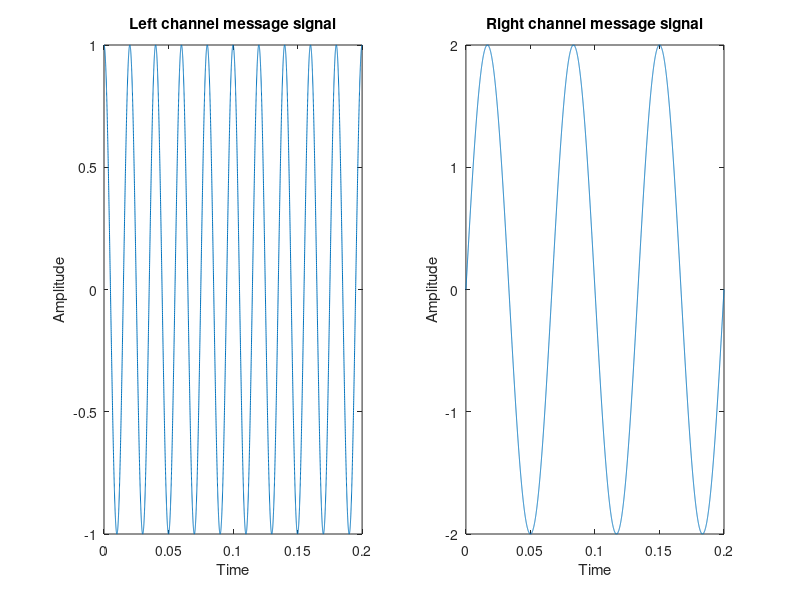
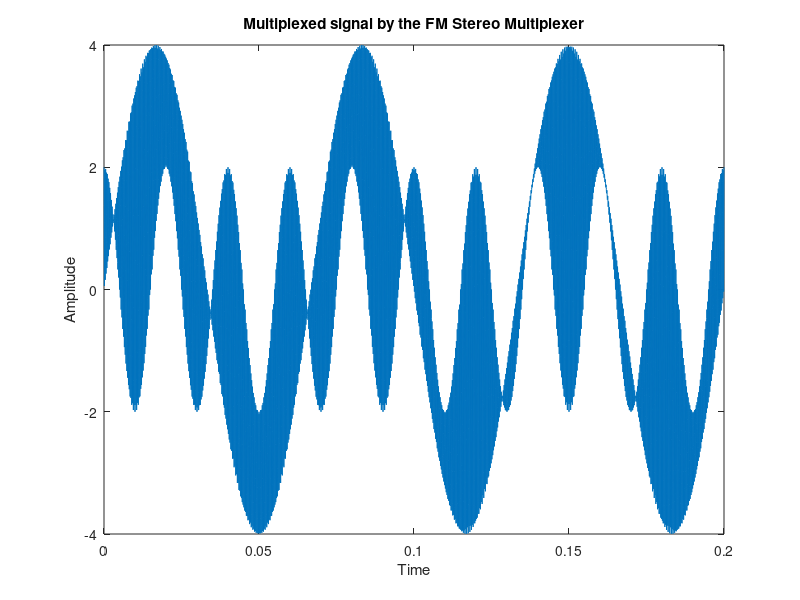
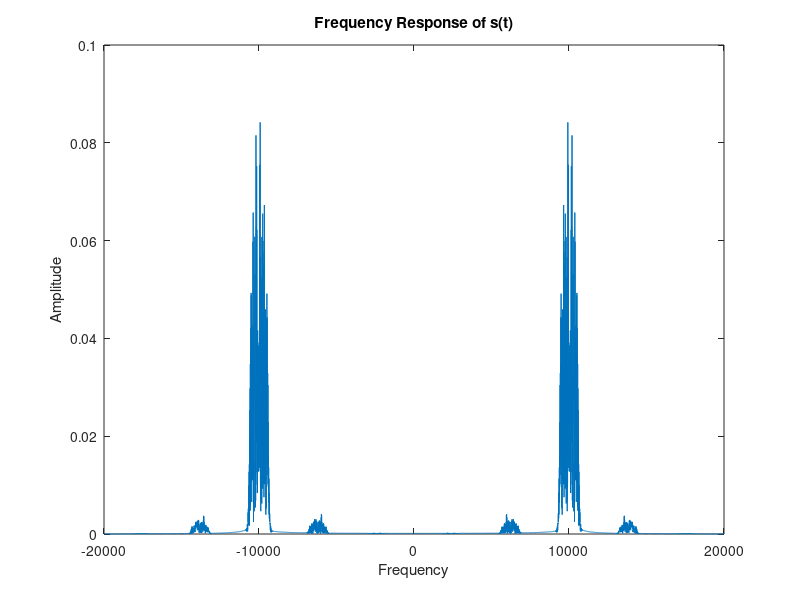

These figures' MATLAB source, in order: (Note: this script raises an error after producing the figures.)
f1 = 50;
f2 = 15;
Fs = 40000;
d = 0.2;
t = 0:1/Fs:d;
fc1 = 3800;
kf = 200;
ml = cos(2*pi*f1*t);
mr = 2*sin(2*pi*f2*t);
c = cos(2*pi*fc1*t);
N = 8001;
fc2 = 10000;

figure(1)
subplot(121)
plot(t,ml)
title('Left channel message signal')
xlabel('Time')
ylabel('Amplitude')

subplot(122)
plot(t,mr)
title('Right channel message signal')
xlabel('Time')
ylabel('Amplitude')

m = (ml+mr) + ((ml-mr).*c)

figure(2)
plot(t,m)
title('Multiplexed signal by the FM Stereo Multiplexer')
xlabel('Time')
ylabel('Amplitude')

s = cos(2*pi*fc2*t + (2*pi*kf*1/Fs*cumsum(m)));

w = linspace(-Fs/2,Fs/2,N);
s_fft = fft(s,N);

figure(3)
plot(w,abs(fftshift(s_fft))/N)
title('Frequency Response of s(t)')
xlabel('Frequency')
ylabel('Amplitude')

mdemod = fmdemod(s,fc2,Fs,kf);

figure(4)
plot(t,mdemod)
title('Demodulated s(t) (the result is the m(t))')
xlabel('Time')
ylabel('Amplitude')


[bl1,al1] = butter(5,(f1+f2)/20000,"low");
m_l = filter(bl1,al1,m);

[bnb1,anb1] = butter(5,[1900/20000,6900/20000],"stop")
m_narrow1 = filter(bnb1,anb1,m)

[bnb2,anb2] = butter(5,[6900/20000,10000/20000],"stop")
m_narrow2 = filter(bnb2,anb2,m)

figure(5)
subplot(221)
plot(t,m_l)
subplot(222)
plot(t,mr)
subplot(223)
plot(t,m_l)
subplot(224)
plot(t,ml)